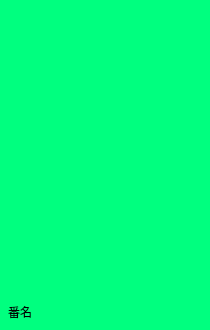
<?xml version="1.0" encoding="UTF-8"?>
<ui version="4.0">
 <class>item</class>
 <widget class="QWidget" name="item">
  <property name="geometry">
   <rect>
    <x>0</x>
    <y>0</y>
    <width>210</width>
    <height>330</height>
   </rect>
  </property>
  <property name="minimumSize">
   <size>
    <width>210</width>
    <height>330</height>
   </size>
  </property>
  <property name="maximumSize">
   <size>
    <width>210</width>
    <height>330</height>
   </size>
  </property>
  <property name="windowTitle">
   <string>Form</string>
  </property>
  <property name="styleSheet">
   <string notr="true">background-color: rgb(0, 255, 127);</string>
  </property>
  <layout class="QGridLayout" name="gridLayout">
   <property name="leftMargin">
    <number>0</number>
   </property>
   <property name="topMargin">
    <number>0</number>
   </property>
   <property name="rightMargin">
    <number>0</number>
   </property>
   <property name="bottomMargin">
    <number>0</number>
   </property>
   <property name="spacing">
    <number>0</number>
   </property>
   <item row="0" column="0">
    <widget class="QLabel" name="lblCover">
     <property name="minimumSize">
      <size>
       <width>210</width>
       <height>293</height>
      </size>
     </property>
     <property name="text">
      <string/>
     </property>
    </widget>
   </item>
   <item row="1" column="0">
    <widget class="QLabel" name="lblTitle">
     <property name="styleSheet">
      <string notr="true">font: 12pt &quot;微软雅黑&quot;;
padding-left:5px</string>
     </property>
     <property name="text">
      <string>番名</string>
     </property>
    </widget>
   </item>
  </layout>
 </widget>
 <resources/>
 <connections/>
</ui>
